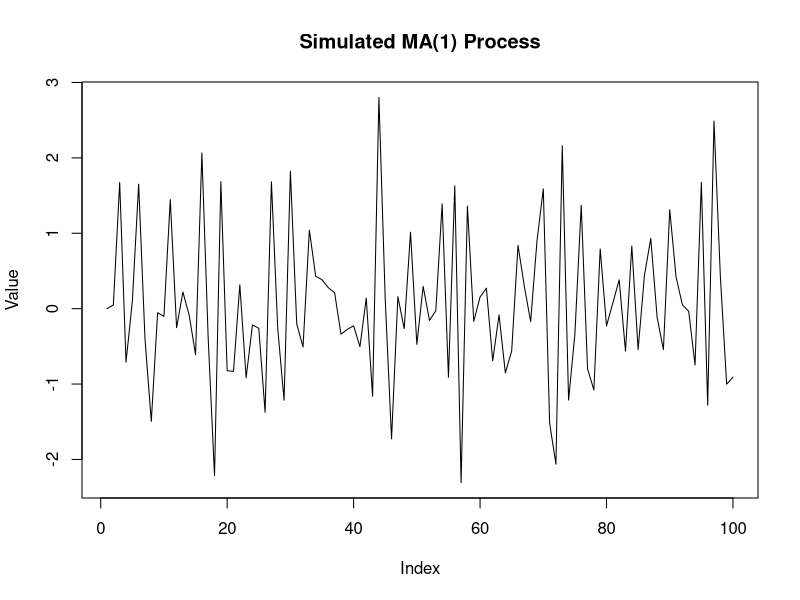
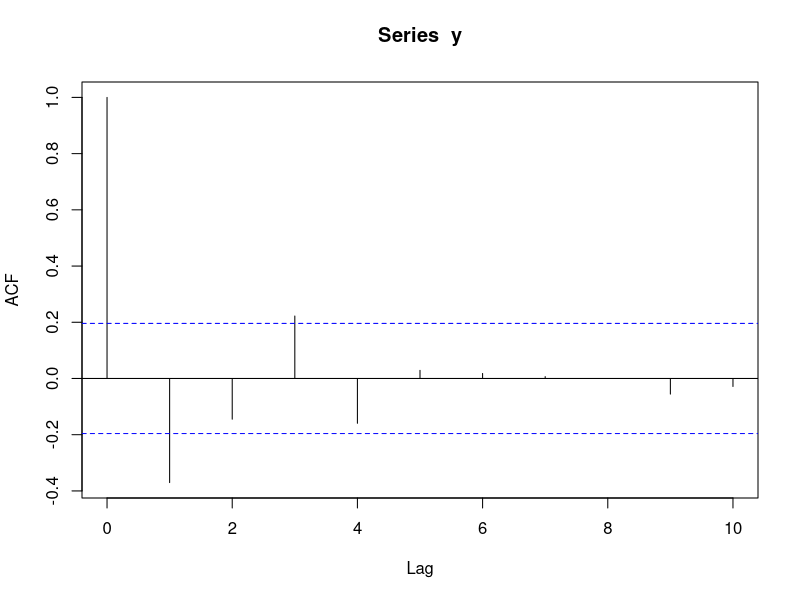
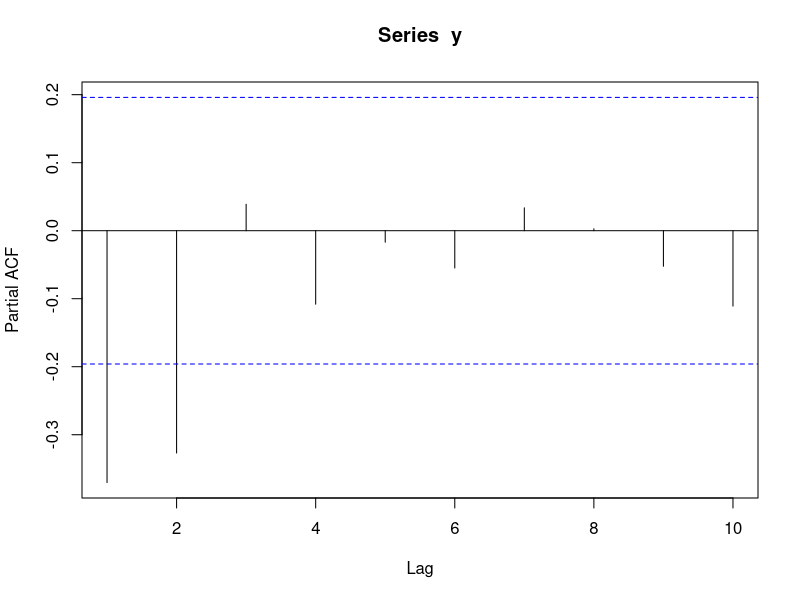
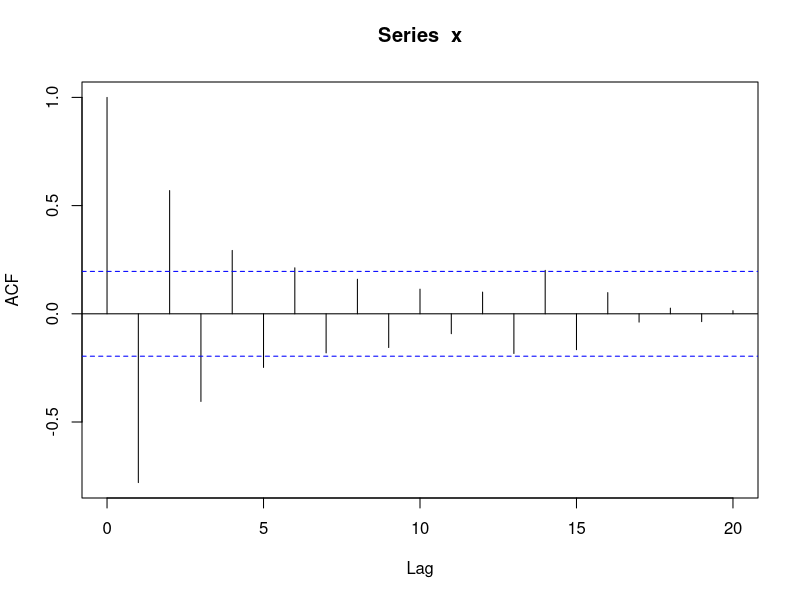
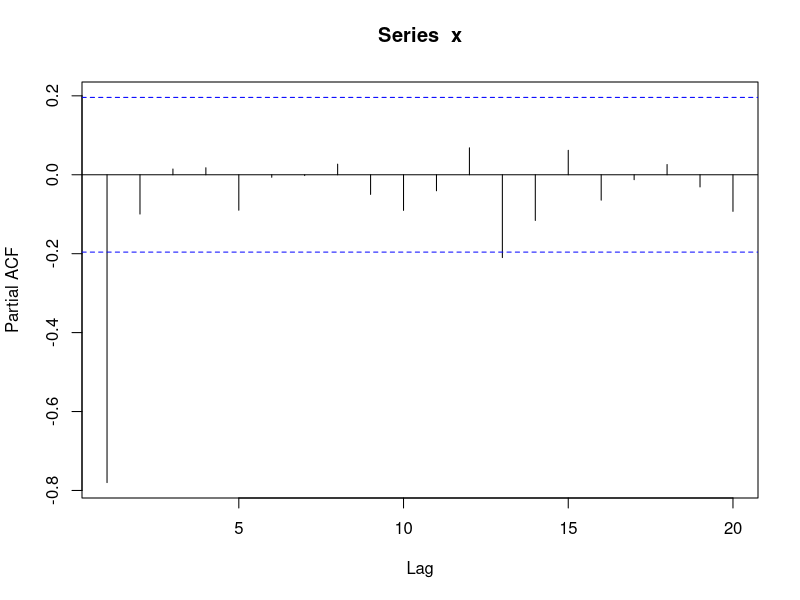
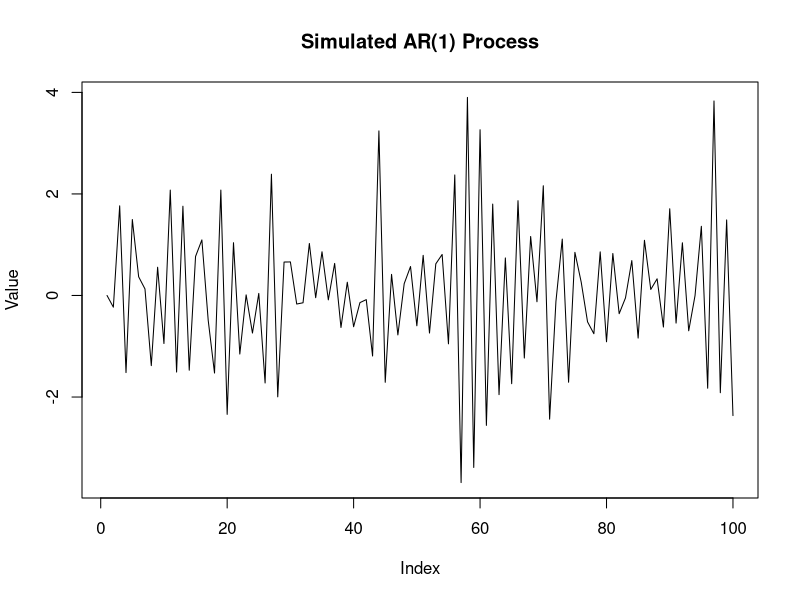
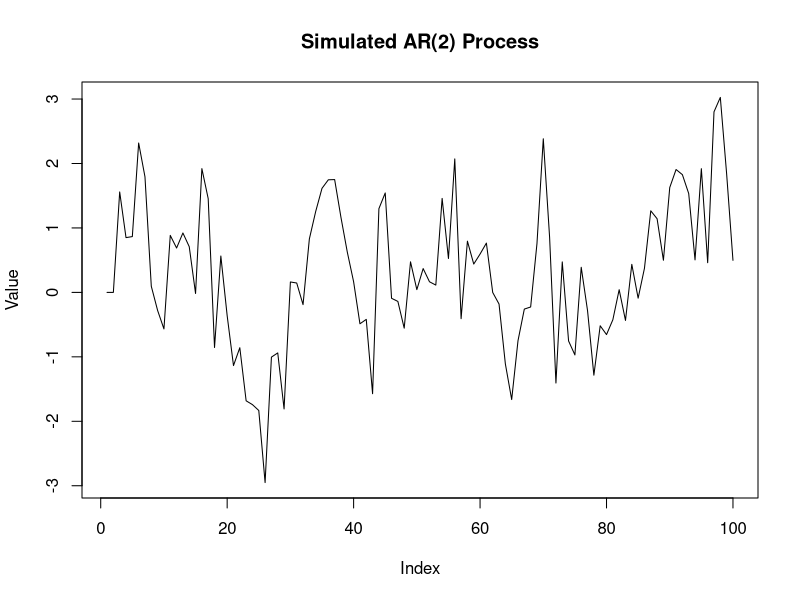

These figures' R source, in order:
set.seed(123)
library(stats)
# Simulate MA(1) process
n <- 100  # Number of observations
phi <- -0.5  # MA parameter
epsilon <- rnorm(n)  # White noise
y <- numeric(n)
for (i in 2:n) {
  y[i] <- phi * epsilon[i - 1] + epsilon[i]
}
# Adjust plot device size
options(repr.plot.width=10, repr.plot.height=10) # Adjust width and height as needed
plot(y, type = 'l', main = "Simulated MA(1) Process", ylab = "Value")

acf(y,lag.max = 10)
pacf(y,lag.max = 10)

#the MA(1) has an acf that is significant for only lag 1,
#while the pacf declines geometrically, and is significant until lag 7. The acf
#at lag 1 and all of the pacfs are negative as a result of the negative
#coefficient in the MA generating process.
#since the second coefficient on the lagged error term in the MA is
#negative, the acf and pacf alternate between positive and negative.

#simulate AR(1)
x <- numeric(n)
x[1]<-0
for (t in 2:n) {
  x[t] <- -0.9 * x[t - 1] + epsilon[t]
}
acf(x)
pacf(x)
#For the autoregressive model of order 1 with a fairly high coefficient –
#i.e., relatively close to 1 – the autocorrelation function would be expected
#to die away relatively slowly

options(repr.plot.width=10, repr.plot.height=10) # Adjust width and height as needed
plot(x, type = 'l', main = "Simulated AR(1) Process", ylab = "Value")


#simulate AR(2)
x2 <- numeric(n)

x2[1]<-0
x2[2] <- 0
for (i in 3:n) {
  x2[i] <- 0.5 * x2[i - 1] + 0.2*x2[i-2]+epsilon[i]
}


options(repr.plot.width=10, repr.plot.height=10) # Adjust width and height as needed
plot(x2, type = 'l', main = "Simulated AR(2) Process", ylab = "Value")
